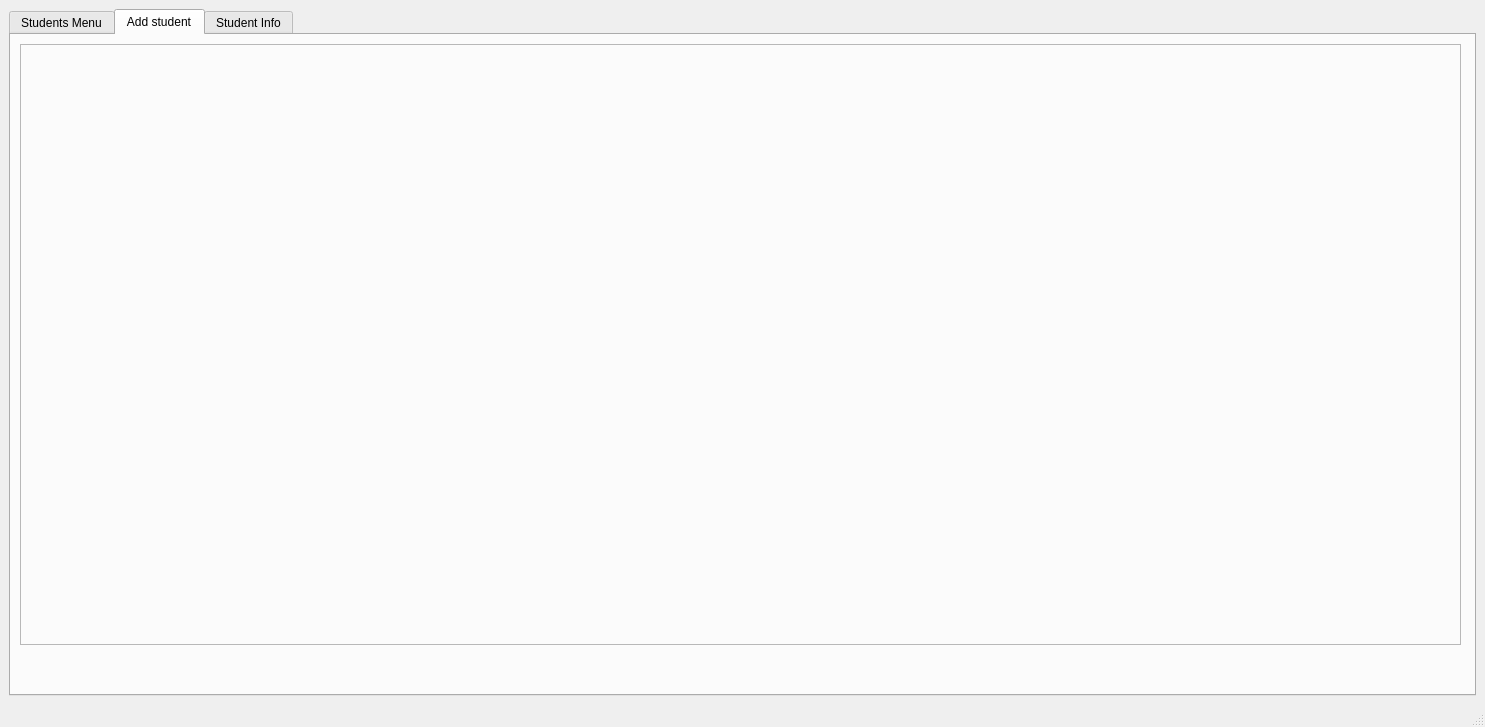
<?xml version="1.0" encoding="UTF-8"?>
<ui version="4.0">
 <class>studmenu</class>
 <widget class="QMainWindow" name="studmenu">
  <property name="geometry">
   <rect>
    <x>0</x>
    <y>0</y>
    <width>1485</width>
    <height>727</height>
   </rect>
  </property>
  <property name="windowTitle">
   <string>MainWindow</string>
  </property>
  <widget class="QWidget" name="centralwidget">
   <layout class="QHBoxLayout" name="horizontalLayout">
    <item>
     <widget class="QTabWidget" name="tabWidget">
      <property name="currentIndex">
       <number>1</number>
      </property>
      <widget class="QWidget" name="studtab">
       <attribute name="title">
        <string>Students Menu</string>
       </attribute>
       <widget class="QFrame" name="frame1">
        <property name="geometry">
         <rect>
          <x>10</x>
          <y>0</y>
          <width>1441</width>
          <height>611</height>
         </rect>
        </property>
        <property name="frameShape">
         <enum>QFrame::StyledPanel</enum>
        </property>
        <property name="frameShadow">
         <enum>QFrame::Raised</enum>
        </property>
        <widget class="QLabel" name="detlbl">
         <property name="geometry">
          <rect>
           <x>130</x>
           <y>40</y>
           <width>191</width>
           <height>31</height>
          </rect>
         </property>
         <property name="text">
          <string>&lt;html&gt;&lt;head/&gt;&lt;body&gt;&lt;p&gt;&lt;span style=&quot; font-size:12pt;&quot;&gt;Student details&lt;/span&gt;&lt;/p&gt;&lt;/body&gt;&lt;/html&gt;</string>
         </property>
        </widget>
        <widget class="QWidget" name="">
         <property name="geometry">
          <rect>
           <x>130</x>
           <y>90</y>
           <width>651</width>
           <height>511</height>
          </rect>
         </property>
         <layout class="QGridLayout" name="gridLayout">
          <item row="1" column="0">
           <widget class="QPushButton" name="loadbtn">
            <property name="text">
             <string>Load Table</string>
            </property>
           </widget>
          </item>
          <item row="1" column="1">
           <widget class="QPushButton" name="backbtn">
            <property name="text">
             <string>Back</string>
            </property>
           </widget>
          </item>
          <item row="0" column="0" colspan="2">
           <widget class="QTableWidget" name="tablestud">
            <column>
             <property name="text">
              <string>Student Name</string>
             </property>
             <property name="font">
              <font>
               <pointsize>13</pointsize>
              </font>
             </property>
            </column>
            <column>
             <property name="text">
              <string>ID</string>
             </property>
             <property name="font">
              <font>
               <pointsize>13</pointsize>
              </font>
             </property>
            </column>
            <column>
             <property name="text">
              <string>Grade</string>
             </property>
             <property name="font">
              <font>
               <pointsize>13</pointsize>
              </font>
             </property>
            </column>
           </widget>
          </item>
         </layout>
        </widget>
       </widget>
      </widget>
      <widget class="QWidget" name="addstudtab">
       <attribute name="title">
        <string>Add student</string>
       </attribute>
       <widget class="QFrame" name="frame">
        <property name="geometry">
         <rect>
          <x>9</x>
          <y>9</y>
          <width>1441</width>
          <height>601</height>
         </rect>
        </property>
        <property name="frameShape">
         <enum>QFrame::StyledPanel</enum>
        </property>
        <property name="frameShadow">
         <enum>QFrame::Raised</enum>
        </property>
       </widget>
      </widget>
      <widget class="QWidget" name="studinfotab">
       <attribute name="title">
        <string>Student Info</string>
       </attribute>
      </widget>
     </widget>
    </item>
   </layout>
  </widget>
  <widget class="QMenuBar" name="menubar">
   <property name="geometry">
    <rect>
     <x>0</x>
     <y>0</y>
     <width>1485</width>
     <height>25</height>
    </rect>
   </property>
  </widget>
  <widget class="QStatusBar" name="statusbar"/>
 </widget>
 <resources/>
 <connections/>
</ui>
